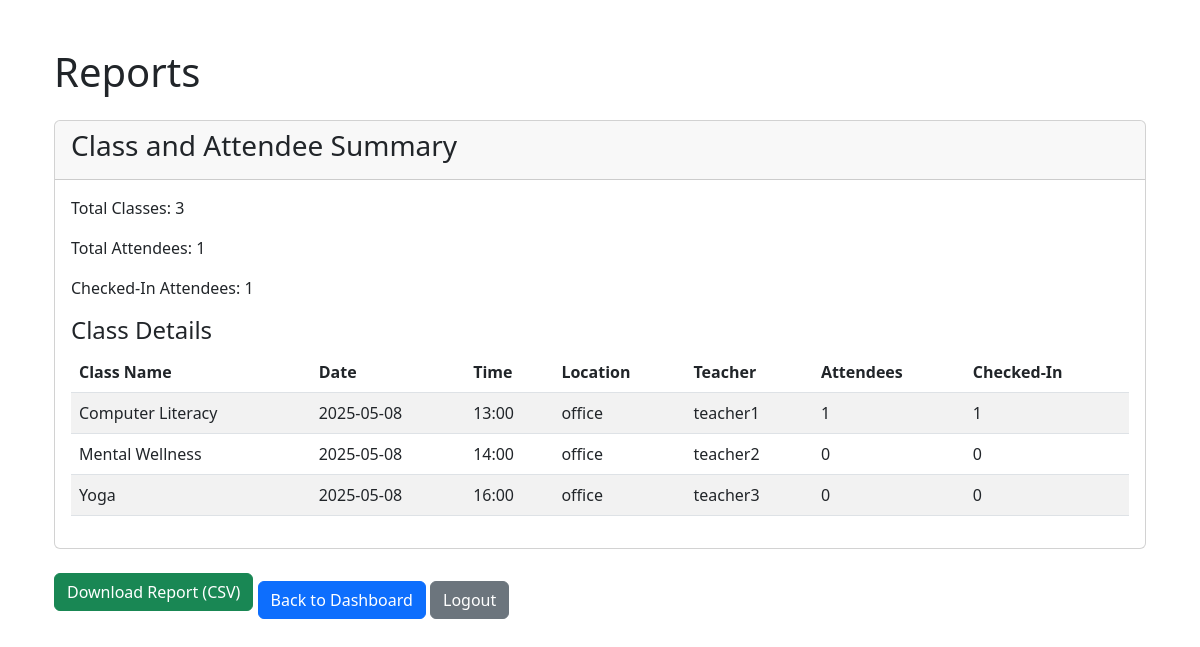
The app's page /admin/report (signed in), older data.
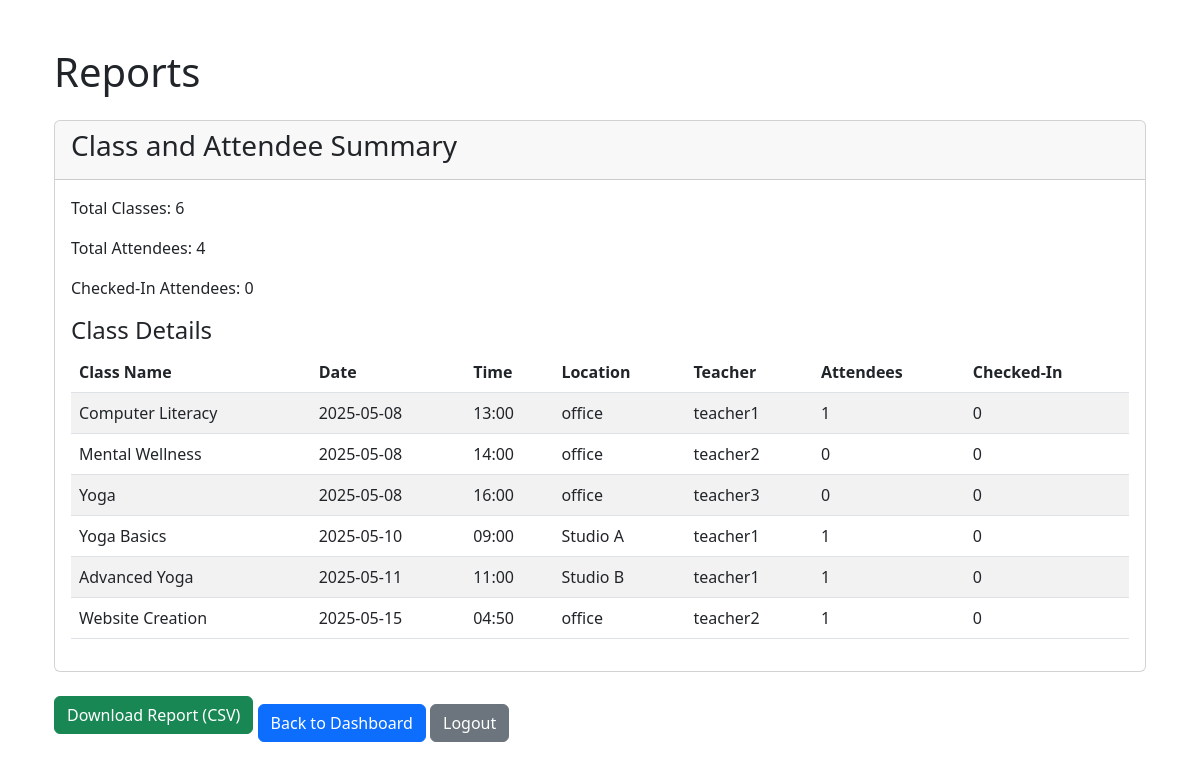
The same page, newer data.
### models.py (models this page shows, shortened)
class Class(db.Model):
    id = db.Column(db.Integer, primary_key=True)
    name = db.Column(db.String(100), nullable=False)
    date = db.Column(db.Date, nullable=False)
    time = db.Column(db.Time, nullable=False)
    teacher_id = db.Column(db.Integer, db.ForeignKey('user.id'), nullable=False)
    location = db.Column(db.String(100), nullable=False)
    attendees = db.relationship('Attendee', backref='class_ref', lazy=True, cascade="all, delete-orphan")

class User(db.Model, UserMixin):
    id = db.Column(db.Integer, primary_key=True)
    username = db.Column(db.String(80), unique=True, nullable=False)
    password_hash = db.Column(db.String(128), nullable=False)
    role = db.Column(db.String(20), nullable=False)  # admin, frontdesk, teacher
    classes = db.relationship('Class', backref='teacher', lazy=True)

### routes/admin.py (the view)
@bp.route('/admin/report')
@login_required
def report():
    if current_user.role != 'admin':
        flash('Access denied: Admins only.', 'danger')
        return redirect(url_for('auth.login'))
    classes = Class.query.all()
    total_classes = len(classes)
    total_attendees = Attendee.query.count()
    checked_in_attendees = Attendee.query.filter_by(checked_in=True).count()
    return render_template('report.html',
                         classes=classes,
                         total_classes=total_classes,
                         total_attendees=total_attendees,
                         checked_in_attendees=checked_in_attendees)

### app.py (called while the page is built)
@login_manager.user_loader
def load_user(user_id):
    from models import User
    return User.query.get(int(user_id))

### templates/report.html (shortened to what this page needs)
{% extends 'base.html' %}
{% block content %}
<div class="container mt-5">
    <h1 class="mb-4">Reports</h1>
    <div class="card mb-4">
        <div class="card-header">
            <h3>Class and Attendee Summary</h3>
        </div>
        <div class="card-body">
            <p>Total Classes: {{ total_classes }}</p>
            <p>Total Attendees: {{ total_attendees }}</p>
            <p>Checked-In Attendees: {{ checked_in_attendees }}</p>
            {% if classes %}
                <h4>Class Details</h4>
                <table class="table table-striped">
                    <thead>
                        <tr>
                            <th>Class Name</th>
                            <th>Date</th>
                            <th>Time</th>
                            <th>Location</th>
                            <th>Teacher</th>
                            <th>Attendees</th>
                            <th>Checked-In</th>
                        </tr>
                    </thead>
                    <tbody>
                        {% for class_ in classes %}
                            <tr>
                                <td>{{ class_.name }}</td>
                                <td>{{ class_.date.strftime('%Y-%m-%d') }}</td>
                                <td>{{ class_.time.strftime('%H:%M') }}</td>
                                <td>{{ class_.location }}</td>
                                <td>{{ class_.teacher.username }}</td>
                                <td>{{ class_.attendees | length }}</td>
                                <td>{{ class_.attendees | selectattr('checked_in') | list | length }}</td>
                            </tr>
                        {% endfor %}
                    </tbody>
                </table>
            {% else %}
                <p>No classes available.</p>
            {% endif %}
        </div>
    </div>
    <a href="{{ url_for('admin.download_report') }}" class="btn btn-success mb-3">Download Report (CSV)</a>
    <a href="{{ url_for('admin.dashboard') }}" class="btn btn-primary">Back to Dashboard</a>
    <a href="{{ url_for('auth.logout') }}" class="btn btn-secondary">Logout</a>
</div>
{% endblock %}

Row changes from the older to the newer data that the page shows:
computed for Class "Computer Literacy": attendees|selectattr "1" → "0"
added Class: name "Yoga Basics", date "2025-05-10", time "09:00", location "Studio A", teacher.username "teacher1", attendees|length "1", attendees|selectattr "0"
added Class: name "Advanced Yoga", date "2025-05-11", time "11:00", location "Studio B", teacher.username "teacher1", attendees|length "1", attendees|selectattr "0"
added Class: name "Website Creation", date "2025-05-15", time "04:50", location "office", teacher.username "teacher2", attendees|length "1", attendees|selectattr "0"
Text that changed along with them:
{{ total_classes }}: "3" → "6"
{{ total_attendees }}: "1" → "4"
{{ checked_in_attendees }}: "1" → "0"
